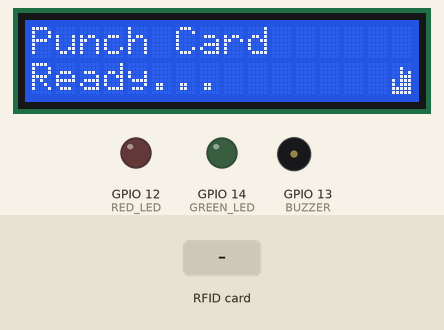
Bench run of a sketch on a simulated ESP32. Shown: 16×2 character LCD, output pins drawn as LEDs (lit = HIGH), buzzer (waves = sounding). Inputs (shaded band) come from the test bench. WiFi joins after 1.5 s; servers stay silent unless stated; uploads are accepted with an empty reply; the local clock reads 2024-03-15 10:24:30 at power-on unless the sketch sets it; web services answer with replies made up by the test bench; what the sketch prints to the serial monitor is not drawn.

Above: at 7.4 s.
7.5 s: RFID card BB 7C 10 05 held to the reader
At 8.1 s:
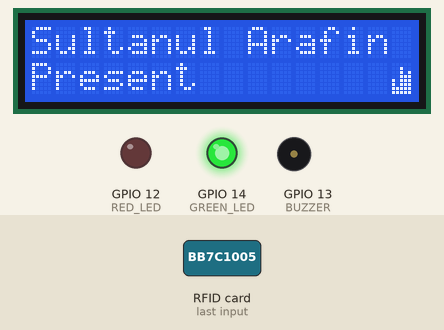
10.5 s: RFID card 61 08 79 46 68 held to the reader
At 11.1 s:
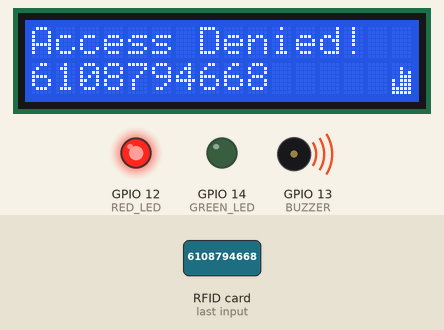
13.5 s: RFID card 92 BE 4B 00 held to the reader
At 14.0 s:
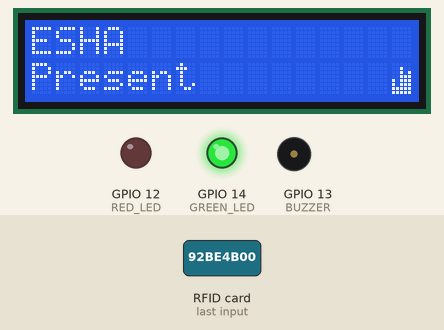
16.5 s: RFID card 5E 7A 19 C4 held to the reader
At 16.9 s:
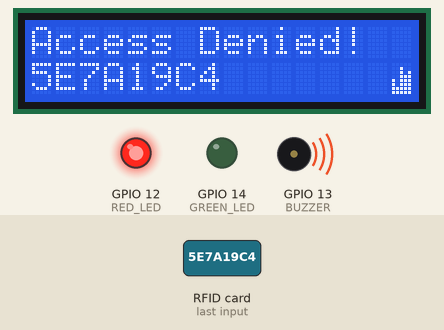
Timing chart, 0 to 20.5 s (numbered marks = the images above; inputs shaded):
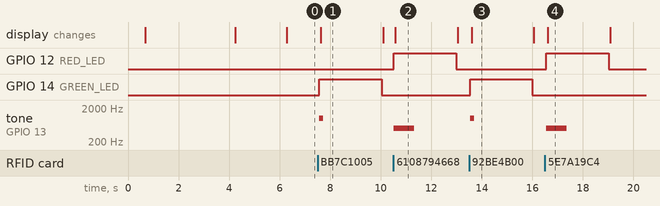

Measured:
- after the input at 7.5 s, GPIO 14 (GREEN_LED): LOW → HIGH after 0.08 s, → LOW 2.5 s later; tone on GPIO 13 (BUZZER): silent → 1000 Hz after 0.08 s, → silent 0.15 s later; the display: changes after 0.13 s (image 1)
- after the input at 10.5 s, GPIO 12 (RED_LED): LOW → HIGH at once, → LOW 2.5 s later; tone on GPIO 13 (BUZZER): silent → 500 Hz at once, → silent 0.80 s later; the display: changes after 0.08 s (image 2)
- after the input at 13.5 s, GPIO 14 (GREEN_LED): LOW → HIGH after 0.05 s, → LOW 2.5 s later; tone on GPIO 13 (BUZZER): silent → 1000 Hz after 0.05 s, → silent 0.15 s later; the display: changes after 0.09 s (image 3)
- after the input at 16.5 s, GPIO 12 (RED_LED): LOW → HIGH after 0.06 s, → LOW 2.5 s later; tone on GPIO 13 (BUZZER): silent → 500 Hz after 0.06 s, → silent 0.80 s later; the display: changes after 0.12 s (image 4)
- what the display in image 1 shows lasts 2.5 s, from 7.6 s to 10.1 s

The sketch:

ESP32_Card_Punch_System.ino
```cpp
#include <WiFi.h>
#include <HTTPClient.h>
#include <WiFiClientSecure.h>
#include <SPI.h>
#include <MFRC522.h>
#include <LiquidCrystal_I2C.h>
#include "time.h"


// ===== WiFi Config =====
const char* ssid = "OPPO A17k";
const char* password = "mbkenovai";

// ===== Telegram Config =====
String BOT_TOKEN = "8150529775:AAGOspqK70VKgVoWbEm8uWiLKEZg5huORMo";
String ADMIN_CHAT_ID = "6108794668";

// ===== RFID =====
#define SS_PIN 5
#define RST_PIN 27
MFRC522 mfrc522(SS_PIN, RST_PIN);

// ===== LED & Buzzer =====
#define GREEN_LED 14
#define RED_LED 12
#define BUZZER 13

// ===== LCD =====
LiquidCrystal_I2C lcd(0x27, 16, 2);

// ===== Debounce =====
const unsigned long MIN_INTERVAL_MS = 5000;

// ===== User struct =====
struct User {
  String uid;
  String name;
  String motherChatId;
};

// ==== Users List ====
User users[] = {
  {"BB7C1005", "Sultanul Arafin", "6108794668"},
  {"92BE4B00", "ESHA", "1888460726"},
  {"7D4C7D21", "ARAF", "6108794668"}
};
const int USER_COUNT = sizeof(users) / sizeof(User);
unsigned long lastPunchTime[USER_COUNT];

// ===== NTP Config =====
const char* ntpServer = "pool.ntp.org";
const long gmtOffset_sec = 6 * 3600;
const int daylightOffset_sec = 0;

// ===== Google Form Config =====
String FORM_URL = "https://docs.google.com/forms/d/e/1FAIpQLSdn6UNLD3tDii8YuaXzJ83_p_fyI0OqNwYt1FHTOmnApwHzXg/formResponse";
String NAME_FIELD   = "entry.425856397";
String UID_FIELD   = "entry.226797185";
String STATUS_FIELD = "entry.660540984";
String TIME_FIELD   = "entry.1081983871";

// === Custom WiFi Icon ===
byte wifi_icon[8] = {
  B00000,
  B00100,
  B00101,
  B00111,
  B10111,
  B10111,
  B11111,
  B11111
};

// ===== WiFi status timers =====
unsigned long lastWiFiCheckMs = 0;
const unsigned long WIFI_CHECK_INTERVAL = 1000;       // প্রতিবার 1s এ icon update
unsigned long lastReconnectAttemptMs = 0;
const unsigned long RECONNECT_INTERVAL = 10000;
       // disconnected হলে 10s পর reconnect চেষ্টা

// ===== Helpers =====
String normalizeUID(String raw) {
  String s = "";
  for (unsigned int i = 0; i < raw.length(); i++) {
    char c = raw[i];
    if (c == ' ' || c == ':' ) continue;
    s += (char)toupper(c);
  }
  return s;
}

int findUserIndex(String normUid) {
  for (int i = 0; i < USER_COUNT; i++) {
    if (normUid == users[i].uid) return i;
  }
  return -1;
}

String getTimeStamp() {
  struct tm timeinfo;
  if(!getLocalTime(&timeinfo)) {
    Serial.println("⚠️ Failed to obtain time, using millis()");
    return String(millis()/1000) + "s";
  }
  char timeStr[30];
  strftime(timeStr, sizeof(timeStr), "%Y-%m-%d %H:%M:%S", &timeinfo);
  return String(timeStr);
}

// ===== LCD Display (no full clear; icon handled separately) =====
void showOnLCD(String line1, String line2) {
  lcd.setCursor(0,0);
  for (int i=0;i<16;i++) lcd.print(" ");   // wipe first line
  lcd.setCursor(0,0);
  lcd.print(line1.substring(0,16));

  lcd.setCursor(0,1);
  for (int i=0;i<15;i++) lcd.print(" ");   // wipe second line except last col
  lcd.setCursor(0,1);
  lcd.print(line2.substring(0,15));

  updateWiFiIcon();
}

// ===== Update WiFi Icon (call frequently) =====
void updateWiFiIcon() {
  lcd.setCursor(15,1);
  if (WiFi.status() == WL_CONNECTED) {
    lcd.write(0);  // custom icon
  } else {
    lcd.print("X");
  }
}

// ===== Telegram message =====
bool sendTelegramMessage(const String &chatId, const String &text) {
  if (WiFi.status() != WL_CONNECTED) return false;

  WiFiClientSecure client;
  client.setInsecure(); // SSL সার্টিফিকেট চেক বাদ

  HTTPClient https;
  String url = "https://api.telegram.org/bot" + BOT_TOKEN + "/sendMessage";

  if (!https.begin(client, url)) {
    Serial.println("❌ HTTPS begin failed!");
    return false;
  }

  https.addHeader("Content-Type", "application/x-www-form-urlencoded");
  String postData = "chat_id=" + chatId + "&text=" + text;

  int code = https.POST(postData);
  Serial.printf("Telegram HTTP code: %d\n", code);

  if (code > 0) {
    Serial.println(https.getString());
  } else {
    Serial.printf("❌ POST error: %s\n", https.errorToString(code).c_str());
  }

  https.end();
  return (code >= 200 && code < 300);
}

// ===== Google Form logging =====
void logToGoogleForm(String name, String uid, String motherChatId, String timeStamp, String status) {
  if (WiFi.status() != WL_CONNECTED) {
    Serial.println("⚠️ WiFi not connected, skipping Google Form log.");
    return;
  }

  WiFiClientSecure client;
  client.setInsecure();
  HTTPClient https;
  if (!https.begin(client, FORM_URL)) {
    Serial.println("❌ HTTPS begin failed!");
    return;
  }
  https.addHeader("Content-Type", "application/x-www-form-urlencoded");

  String postData = NAME_FIELD + "=" + name +
                    "&" + UID_FIELD + "=" + uid +
                    "&" + STATUS_FIELD + "=" + status +
                    "&" + TIME_FIELD + "=" + timeStamp;

  Serial.println("GoogleForm POST: " + postData);
  int code = https.POST(postData);
  Serial.printf("Google Form HTTP code: %d\n", code);
  if (code > 0) Serial.println(https.getString());
  else Serial.printf("❌ POST error: %s\n", https.errorToString(code).c_str());
  https.end();
}

// ===== Setup =====
void setup() {
  Serial.begin(115200);
  delay(500);
  SPI.begin();
  mfrc522.PCD_Init();
  for (int i=0;i<USER_COUNT;i++) lastPunchTime[i]=0;
  pinMode(GREEN_LED, OUTPUT);
  pinMode(RED_LED, OUTPUT);
  pinMode(BUZZER, OUTPUT);
  digitalWrite(GREEN_LED, LOW);
  digitalWrite(RED_LED, LOW);
  digitalWrite(BUZZER, LOW);

  lcd.init();
  lcd.backlight();
  lcd.createChar(0, wifi_icon);
  showOnLCD("RFID Attendance", "System Starting");
  delay(2000);

  WiFi.begin(ssid, password);
  Serial.print("Connecting to WiFi");
  int tries=0;
  while (WiFi.status() != WL_CONNECTED && tries < 60) { delay(500); Serial.print("."); tries++; }
  if (WiFi.status()==WL_CONNECTED) {
    Serial.println("\nWiFi connected: " + WiFi.localIP().toString());
    configTime(gmtOffset_sec, daylightOffset_sec, ntpServer);
    showOnLCD("WiFi Connected", WiFi.localIP().toString());
    delay(2000);   // IP দেখানোর পর অপেক্ষা
    showOnLCD("Punch Card", "Ready...");   // NEW
  } else {
    Serial.println("\nWiFi not connected (offline mode)");
    showOnLCD("WiFi Failed", "Offline Mode");
  }

  lastWiFiCheckMs = millis();
  lastReconnectAttemptMs = millis();
}

// ===== Loop =====
void loop() {
  unsigned long now = millis();

  if (now - lastWiFiCheckMs >= WIFI_CHECK_INTERVAL) {
    lastWiFiCheckMs = now;
    updateWiFiIcon();
  }

  if (WiFi.status() != WL_CONNECTED && (now - lastReconnectAttemptMs >= RECONNECT_INTERVAL)) {
    Serial.println("Attempting WiFi reconnect...");
    lastReconnectAttemptMs = now;
    WiFi.disconnect();
    WiFi.begin(ssid, password);
  }

  if (!mfrc522.PICC_IsNewCardPresent()) { delay(50); return; }
  if (!mfrc522.PICC_ReadCardSerial()) { delay(50); return; }

  String rawUid = "";
  for (byte i = 0; i < mfrc522.uid.size; i++) {
    if (i > 0) rawUid += " ";
    byte b = mfrc522.uid.uidByte[i];
    if (b < 0x10) rawUid += "0";
    rawUid += String(b, HEX);
  }
  rawUid.toUpperCase();
  Serial.println("Raw UID: " + rawUid);

  String normUid = normalizeUID(rawUid);
  Serial.println("Normalized UID: " + normUid);

  String timeStamp = getTimeStamp();
  int idx = findUserIndex(normUid);
  unsigned long nowMs = millis();

  if (idx >= 0) {
    if (nowMs - lastPunchTime[idx] < MIN_INTERVAL_MS) {
      Serial.println("Ignored duplicate punch for " + users[idx].name);
      mfrc522.PICC_HaltA(); mfrc522.PCD_StopCrypto1();
      return;
    }
    lastPunchTime[idx] = nowMs;

    digitalWrite(GREEN_LED, HIGH);
    tone(BUZZER, 1000, 150);

    String msg = "✅ Attendance: " + users[idx].name + " at " + timeStamp;
    Serial.println(msg);

    showOnLCD(users[idx].name, "Present");
    sendTelegramMessage(users[idx].motherChatId, msg);
    logToGoogleForm(users[idx].name, normUid, users[idx].motherChatId, timeStamp, "Present");

    delay(2000);   // তথ্য থাকবে
    digitalWrite(GREEN_LED, LOW);
    showOnLCD("Punch Card", "Ready...");   // আবার Punch Card দেখাবে
  } else {
    digitalWrite(RED_LED, HIGH);
    tone(BUZZER, 500, 800);

    String msg = "❌ Unauthorized Card (" + normUid + ") at " + timeStamp;
    Serial.println(msg);

    showOnLCD("Access Denied!", normUid);
    sendTelegramMessage(ADMIN_CHAT_ID, msg);
    logToGoogleForm("Unknown", normUid, ADMIN_CHAT_ID, timeStamp, "Denied");

    delay(2000);   // তথ্য থাকবে
    digitalWrite(RED_LED, LOW);
    showOnLCD("Punch Card", "Ready...");   // আবার Punch Card দেখাবে
  }

  mfrc522.PICC_HaltA();
  mfrc522.PCD_StopCrypto1();
  delay(200);
}
```
